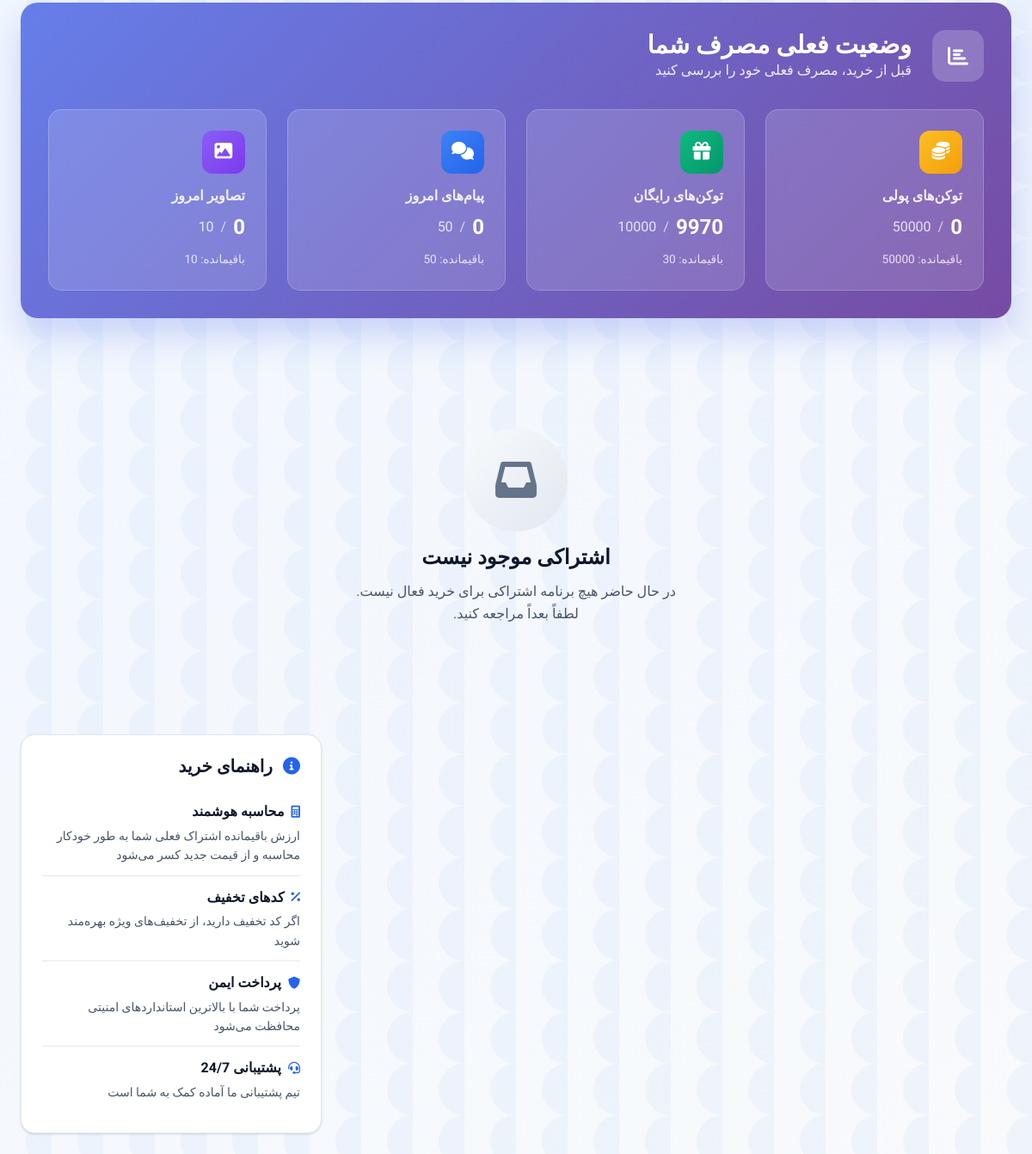
Before: /subscriptions/purchase/ (signed in, lower part) with the older database file.
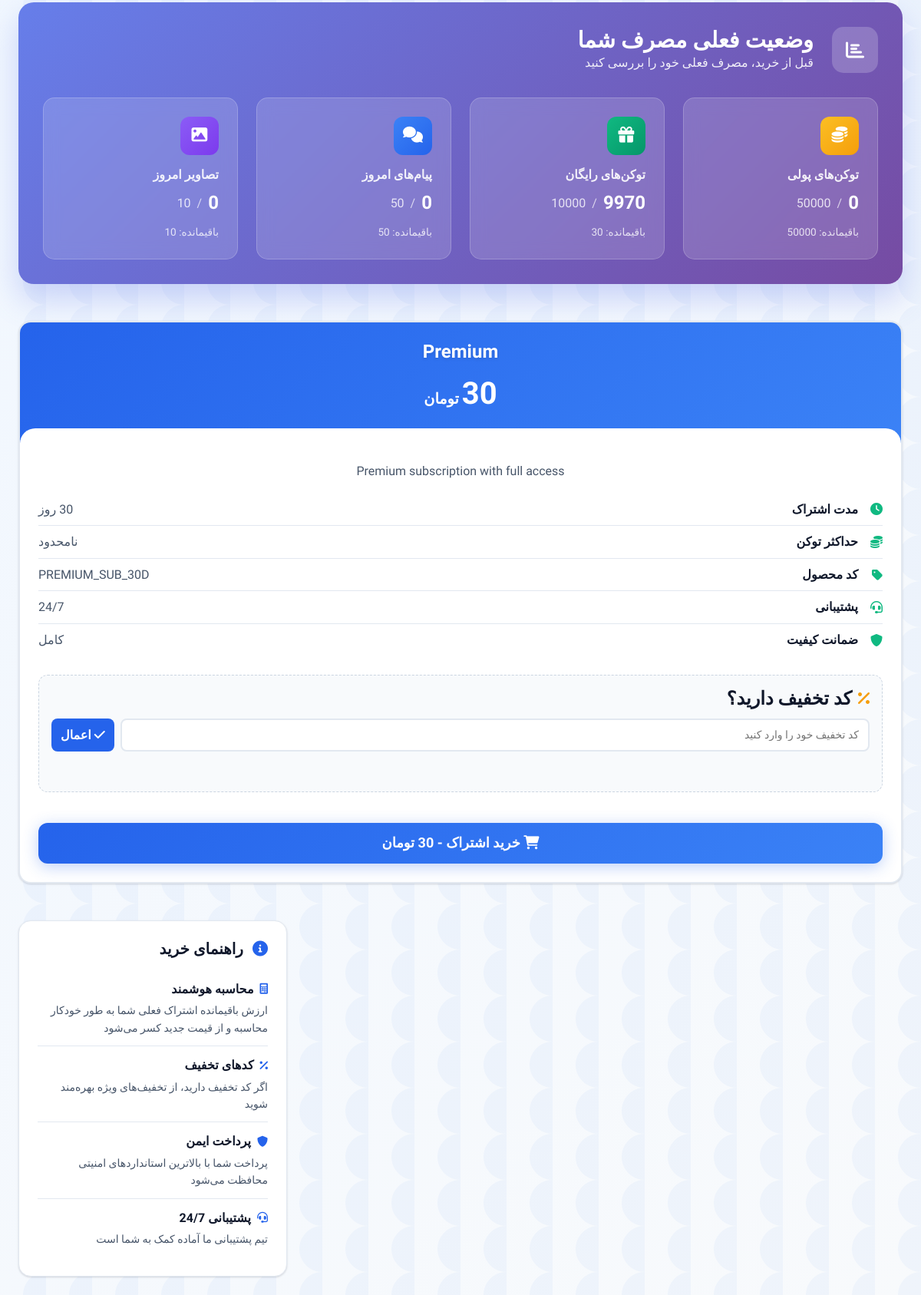
After: the same page with the newer database file.
### subscriptions/models.py (models this page shows, shortened)
class SubscriptionType(models.Model):
    name = models.CharField(max_length=50, unique=True)
    description = models.TextField(blank=True)
    price = models.DecimalField(max_digits=10, decimal_places=2, default=0)
    duration_days = models.IntegerField(default=30, help_text="Subscription duration in days")
    sku = models.CharField(max_length=50, unique=True, help_text="Stock Keeping Unit for the subscription")
    max_tokens = models.IntegerField(default=0, help_text="Maximum tokens allowed for this subscription (0 for unlimited)")
    max_tokens_free = models.IntegerField(default=0, help_text="Maximum free tokens allowed for this subscription (0 for unlimited)")
    hourly_max_messages = models.IntegerField(default=0, help_text="Maximum messages per hour (0 for unlimited)")
    hourly_max_tokens = models.IntegerField(default=0, help_text="Maximum tokens per hour (0 for unlimited)")
    three_hours_max_messages = models.IntegerField(default=0, help_text="Maximum messages per 3 hours (0 for unlimited)")
    three_hours_max_tokens = models.IntegerField(default=0, help_text="Maximum tokens per 3 hours (0 for unlimited)")
    twelve_hours_max_messages = models.IntegerField(default=0, help_text="Maximum messages per 12 hours (0 for unlimited)")
    twelve_hours_max_tokens = models.IntegerField(default=0, help_text="Maximum tokens per 12 hours (0 for unlimited)")
    daily_max_messages = models.IntegerField(default=0, help_text="Maximum messages per day (0 for unlimited)")
    daily_max_tokens = models.IntegerField(default=0, help_text="Maximum tokens per day (0 for unlimited)")
    weekly_max_messages = models.IntegerField(default=0, help_text="Maximum messages per week (0 for unlimited)")
    weekly_max_tokens = models.IntegerField(default=0, help_text="Maximum tokens per week (0 for unlimited)")
    monthly_max_messages = models.IntegerField(default=0, help_text="Maximum messages per month (0 for unlimited)")
    monthly_max_tokens = models.IntegerField(default=0, help_text="Maximum tokens per month (0 for unlimited)")
    monthly_free_model_messages = models.IntegerField(default=0, help_text="Maximum free model messages per month (0 for unlimited)")
    monthly_free_model_tokens = models.IntegerField(default=0, help_text="Maximum free model tokens per month (0 for unlimited)")
    daily_image_generation_limit = models.IntegerField(default=10, help_text="Maximum images that can be generated per day (0 for unlimited)")
    weekly_image_generation_limit = models.IntegerField(default=50, help_text="Maximum images that can be generated per week (0 for unlimited)")
    monthly_image_generation_limit = models.IntegerField(default=200, help_text="Maximum images that can be generated per month (0 for unlimited)")
    is_active = models.BooleanField(default=True)
    created_at = models.DateTimeField(default=timezone.now)
    class Meta:
        db_table = 'subscription_types'

### subscriptions/views.py (the view)
# urls.py: path('purchase/', views.purchase_subscription, name='purchase_subscription'),
@login_required
def purchase_subscription(request):
    SubscriptionType = apps.get_model('subscriptions', 'SubscriptionType')
    subscriptions = SubscriptionType.objects.filter(is_active=True).exclude(price=0)
    usage_stats = UserUsageStatsService.get_user_usage_statistics(request.user)
    usage_summary = UserUsageStatsService.get_usage_summary_for_dashboard(request.user)
    usage_cards = UserUsageStatsService.get_usage_cards_data(request.user)
    context = {
        'subscriptions': subscriptions,
        'usage_stats': usage_stats,
        'usage_summary': usage_summary,
        'usage_cards': usage_cards,
    }
    return render(request, 'subscriptions/purchase.html', context)

### templates/subscriptions/purchase.html (shortened to what this page needs)
{% extends 'base.html' %}
{% load static %}
{% block content %}
<link rel="stylesheet" href="{% static 'css/purchase.css' %}">
<div class="purchase-page">
    <div class="purchase-container">
        {% if usage_summary %}
        <div class="usage-overview">
            <div class="usage-header">
                <div class="usage-icon">
                    <i class="fas fa-chart-bar"></i>
                </div>
                <div>
                    <h3 class="usage-title">وضعیت فعلی مصرف شما</h3>
                    <p class="usage-description">قبل از خرید، مصرف فعلی خود را بررسی کنید</p>
                </div>
            </div>
            <div class="usage-stats-grid">
                <div class="usage-stat">
                    <div class="usage-stat-icon tokens-paid">
                        <i class="fas fa-coins"></i>
                    </div>
                    <div class="usage-stat-content">
                        <h4>توکن‌های پولی</h4>
                        <div class="usage-numbers">
                            <span class="used">{{ usage_summary.tokens_summary.paid_used }}</span>
                            {% if usage_summary.tokens_summary.paid_limit %}
                                <span class="separator">/</span>
                                <span class="limit">{{ usage_summary.tokens_summary.paid_limit }}</span>
                            {% endif %}
                        </div>
                        {% if usage_summary.tokens_summary.paid_remaining %}
                            <div class="remaining">باقیمانده: {{ usage_summary.tokens_summary.paid_remaining }}</div>
                        {% endif %}
                    </div>
                </div>
                <div class="usage-stat">
                    <div class="usage-stat-icon tokens-free">
                        <i class="fas fa-gift"></i>
                    </div>
                    <div class="usage-stat-content">
                        <h4>توکن‌های رایگان</h4>
                        <div class="usage-numbers">
                            <span class="used">{{ usage_summary.tokens_summary.free_used }}</span>
                            {% if usage_summary.tokens_summary.free_limit %}
                                <span class="separator">/</span>
                                <span class="limit">{{ usage_summary.tokens_summary.free_limit }}</span>
                            {% endif %}
                        </div>
                        {% if usage_summary.tokens_summary.free_remaining %}
                            <div class="remaining">باقیمانده: {{ usage_summary.tokens_summary.free_remaining }}</div>
                        {% endif %}
                    </div>
                </div>
                <div class="usage-stat">
                    <div class="usage-stat-icon messages">
                        <i class="fas fa-comments"></i>
                    </div>
                    <div class="usage-stat-content">
                        <h4>پیام‌های امروز</h4>
                        <div class="usage-numbers">
                            <span class="used">{{ usage_summary.messages_today.used }}</span>
                            {% if usage_summary.messages_today.limit %}
                                <span class="separator">/</span>
                                <span class="limit">{{ usage_summary.messages_today.limit }}</span>
                            {% endif %}
                        </div>
                        {% if usage_summary.messages_today.remaining %}
                            <div class="remaining">باقیمانده: {{ usage_summary.messages_today.remaining }}</div>
                        {% endif %}
                    </div>
                </div>
                <div class="usage-stat">
                    <div class="usage-stat-icon images">
                        <i class="fas fa-image"></i>
                    </div>
                    <div class="usage-stat-content">
                        <h4>تصاویر امروز</h4>
                        <div class="usage-numbers">
                            <span class="used">{{ usage_summary.images_today.used }}</span>
                            {% if usage_summary.images_today.limit %}
                                <span class="separator">/</span>
                                <span class="limit">{{ usage_summary.images_today.limit }}</span>
                            {% endif %}
                        </div>
                        {% if usage_summary.images_today.remaining %}
                            <div class="remaining">باقیمانده: {{ usage_summary.images_today.remaining }}</div>
                        {% endif %}
                    </div>
                </div>
            </div>
        </div>
        {% endif %}
        {% if subscriptions %}
        <div class="plans-grid">
            {% for subscription in subscriptions %}
            <div class="plan-card{% if forloop.counter == 2 %} featured{% endif %}">
                <div class="plan-header">
                    <h2 class="plan-name">{{ subscription.name }}</h2>
                    <div class="plan-price">
                        <span class="final-price-{{ subscription.id }}">{{ subscription.price|floatformat:0 }}</span>
                        <span class="plan-currency">تومان</span>
                    </div>
                </div>
                <div class="plan-body">
                    <p style="color: var(--text-secondary); margin-bottom: var(--gap-lg); text-align: center; line-height: 1.6;">{{ subscription.description }}</p>
                    <ul class="plan-features">
                        <li>
                            <i class="fas fa-clock"></i>
                            <span class="feature-label">مدت اشتراک</span>
                            <span class="feature-value">{{ subscription.duration_days }} روز</span>
                        </li>
                        <li>
                            <i class="fas fa-coins"></i>
                            <span class="feature-label">حداکثر توکن</span>
                            <span class="feature-value">{{ subscription.max_tokens|default:"نامحدود" }}</span>
                        </li>
                        <li>
                            <i class="fas fa-tag"></i>
                            <span class="feature-label">کد محصول</span>
                            <span class="feature-value">{{ subscription.sku }}</span>
                        </li>
                        <li>
                            <i class="fas fa-headset"></i>
                            <span class="feature-label">پشتیبانی</span>
                            <span class="feature-value">24/7</span>
                        </li>
                        <li>
                            <i class="fas fa-shield-alt"></i>
                            <span class="feature-label">ضمانت کیفیت</span>
                            <span class="feature-value">کامل</span>
                        </li>
                    </ul>
                    <div class="discount-section">
                        <div class="discount-header">
                            <i class="fas fa-percent discount-icon"></i>
                            <h4 class="discount-title">کد تخفیف دارید؟</h4>
                        </div>
                        <div class="discount-input-group">
                            <input type="text" class="discount-input discount-code-input"
                                   placeholder="کد تخفیف خود را وارد کنید"
                                   data-subscription-id="{{ subscription.id }}">
                            <button type="button" class="discount-btn apply-discount-btn"
                                    data-subscription-id="{{ subscription.id }}">
                                <i class="fas fa-check"></i> اعمال
                            </button>
                        </div>
                        <div class="discount-result" id="discount-result-{{ subscription.id }}"></div>
                    </div>
                </div>
                <div class="plan-footer">
                    <form method="post" action="{% url 'initiate_payment' subscription.id %}" class="payment-form">
                        <button type="submit" class="purchase-btn">
                            <i class="fas fa-shopping-cart"></i>
                            خرید اشتراک - <span class="final-price-{{ subscription.id }}">{{ subscription.price|floatformat:0 }}</span> تومان
                        </button>
                    </form>
                </div>
            </div>
            {% endfor %}
        </div>
        {% else %}
        <div class="empty-state">
            <div class="empty-icon">
                <i class="fas fa-inbox"></i>
            </div>
            <h2 class="empty-title">اشتراکی موجود نیست</h2>
            <p class="empty-description">
                در حال حاضر هیچ برنامه اشتراکی برای خرید فعال نیست. لطفاً بعداً مراجعه کنید.
            </p>
        </div>
        {% endif %}
        <div style="display: grid; grid-template-columns: 1fr 350px; gap: 2rem; align-items: start; margin-top: 3rem;">
            <div class="purchase-guide">
                <h3 class="guide-title">
                    <i class="fas fa-info-circle"></i>
                    راهنمای خرید
                </h3>
                <ul class="guide-items">
                    <li class="guide-item">
                        <div class="guide-item-title">
                            <i class="fas fa-calculator"></i>
                            محاسبه هوشمند
                        </div>
                        <div class="guide-item-description">
                            ارزش باقیمانده اشتراک فعلی شما به طور خودکار محاسبه و از قیمت جدید کسر می‌شود
                        </div>
                    </li>
                    <li class="guide-item">
                        <div class="guide-item-title">
                            <i class="fas fa-percent"></i>
                            کدهای تخفیف
                        </div>
                        <div class="guide-item-description">
                            اگر کد تخفیف دارید، از تخفیف‌های ویژه بهره‌مند شوید
                        </div>
                    </li>
                    <li class="guide-item">
                        <div class="guide-item-title">
                            <i class="fas fa-shield-alt"></i>
                            پرداخت ایمن
                        </div>
                        <div class="guide-item-description">
                            پرداخت شما با بالاترین استانداردهای امنیتی محافظت می‌شود
                        </div>
                    </li>
                    <li class="guide-item">
                        <div class="guide-item-title">
                            <i class="fas fa-headset"></i>
                            پشتیبانی 24/7
                        </div>
                        <div class="guide-item-description">
                            تیم پشتیبانی ما آماده کمک به شما است
                        </div>
                    </li>
                </ul>
            </div>
        </div>
    </div>
</div>
{% endblock %}

### templates/base.html (shortened to what this page needs)
<!DOCTYPE html>
<html lang="fa" dir="rtl">
<head>
    <link href="https://cdn.jsdelivr.net/npm/bootstrap@5.3.0/dist/css/bootstrap.min.css" rel="stylesheet">
    <link href="https://cdnjs.cloudflare.com/ajax/libs/font-awesome/6.0.0/css/all.min.css" rel="stylesheet">
    <link rel="stylesheet" href="https://cdnjs.cloudflare.com/ajax/libs/highlight.js/11.7.0/styles/default.min.css">
    {% load static %}
    <link rel="stylesheet" href="{% static 'css/chat.css' %}">
    <link rel="stylesheet" href="{% static 'css/navigation.css' %}">
    <link rel="stylesheet" href="{% static 'css/auth-forms.css' %}">
    <link rel="stylesheet" href="{% static 'css/purchase.css' %}">
</head>
<body {% if user.is_authenticated %}data-authenticated="true" data-user-name="{{ user.name }}"{% endif %}>
    <main>
        {% block content %}
        {% endblock %}
    </main>
</body>
</html>

Changed rows visible on the page:
added SubscriptionType: name "Premium", price "30", description "Premium subscription with full access", max_tokens "نامحدود", sku "PREMIUM_SUB_30D"
Other visible differences:
text no longer shown: "اشتراکی موجود نیست در حال حاضر هیچ برنامه اشتراکی برای خرید فعال نیست. لطفاً بعداً مراجعه کنید."
